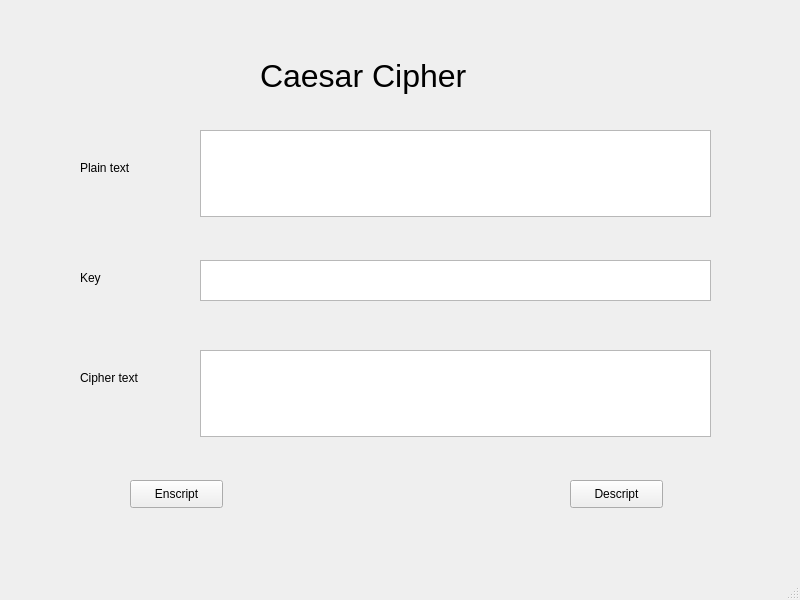
<?xml version="1.0" encoding="UTF-8"?>
<ui version="4.0">
 <class>MainWindow</class>
 <widget class="QMainWindow" name="MainWindow">
  <property name="geometry">
   <rect>
    <x>0</x>
    <y>0</y>
    <width>800</width>
    <height>600</height>
   </rect>
  </property>
  <property name="windowTitle">
   <string>MainWindow</string>
  </property>
  <widget class="QWidget" name="centralwidget">
   <widget class="QLabel" name="label">
    <property name="geometry">
     <rect>
      <x>260</x>
      <y>40</y>
      <width>251</width>
      <height>71</height>
     </rect>
    </property>
    <property name="font">
     <font>
      <pointsize>24</pointsize>
     </font>
    </property>
    <property name="text">
     <string>Caesar Cipher</string>
    </property>
   </widget>
   <widget class="QTextEdit" name="txt_plaintext">
    <property name="geometry">
     <rect>
      <x>200</x>
      <y>130</y>
      <width>511</width>
      <height>87</height>
     </rect>
    </property>
   </widget>
   <widget class="QLabel" name="label_2">
    <property name="geometry">
     <rect>
      <x>80</x>
      <y>160</y>
      <width>55</width>
      <height>16</height>
     </rect>
    </property>
    <property name="text">
     <string>Plain text</string>
    </property>
   </widget>
   <widget class="QTextEdit" name="txt_key">
    <property name="geometry">
     <rect>
      <x>200</x>
      <y>260</y>
      <width>511</width>
      <height>41</height>
     </rect>
    </property>
   </widget>
   <widget class="QLabel" name="label_3">
    <property name="geometry">
     <rect>
      <x>80</x>
      <y>270</y>
      <width>55</width>
      <height>16</height>
     </rect>
    </property>
    <property name="text">
     <string>Key</string>
    </property>
   </widget>
   <widget class="QTextEdit" name="txt_ciphertext">
    <property name="geometry">
     <rect>
      <x>200</x>
      <y>350</y>
      <width>511</width>
      <height>87</height>
     </rect>
    </property>
   </widget>
   <widget class="QLabel" name="label_4">
    <property name="geometry">
     <rect>
      <x>80</x>
      <y>370</y>
      <width>71</width>
      <height>16</height>
     </rect>
    </property>
    <property name="text">
     <string>Cipher text</string>
    </property>
   </widget>
   <widget class="QPushButton" name="btn_enscript">
    <property name="geometry">
     <rect>
      <x>130</x>
      <y>480</y>
      <width>93</width>
      <height>28</height>
     </rect>
    </property>
    <property name="text">
     <string>Enscript</string>
    </property>
   </widget>
   <widget class="QPushButton" name="btn_descript">
    <property name="geometry">
     <rect>
      <x>570</x>
      <y>480</y>
      <width>93</width>
      <height>28</height>
     </rect>
    </property>
    <property name="text">
     <string>Descript</string>
    </property>
   </widget>
  </widget>
  <widget class="QMenuBar" name="menubar">
   <property name="geometry">
    <rect>
     <x>0</x>
     <y>0</y>
     <width>800</width>
     <height>26</height>
    </rect>
   </property>
  </widget>
  <widget class="QStatusBar" name="statusbar"/>
 </widget>
 <resources/>
 <connections/>
</ui>
